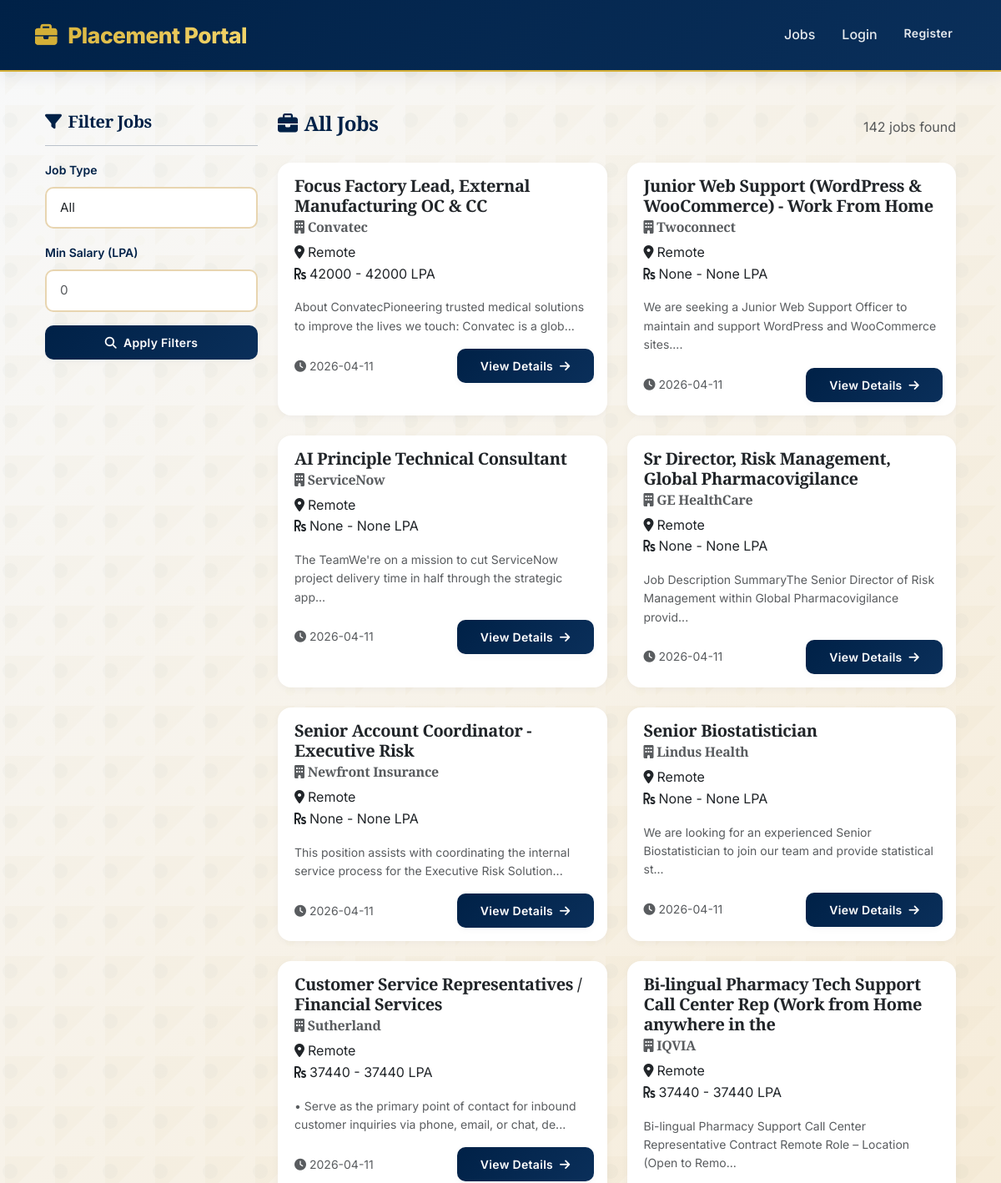
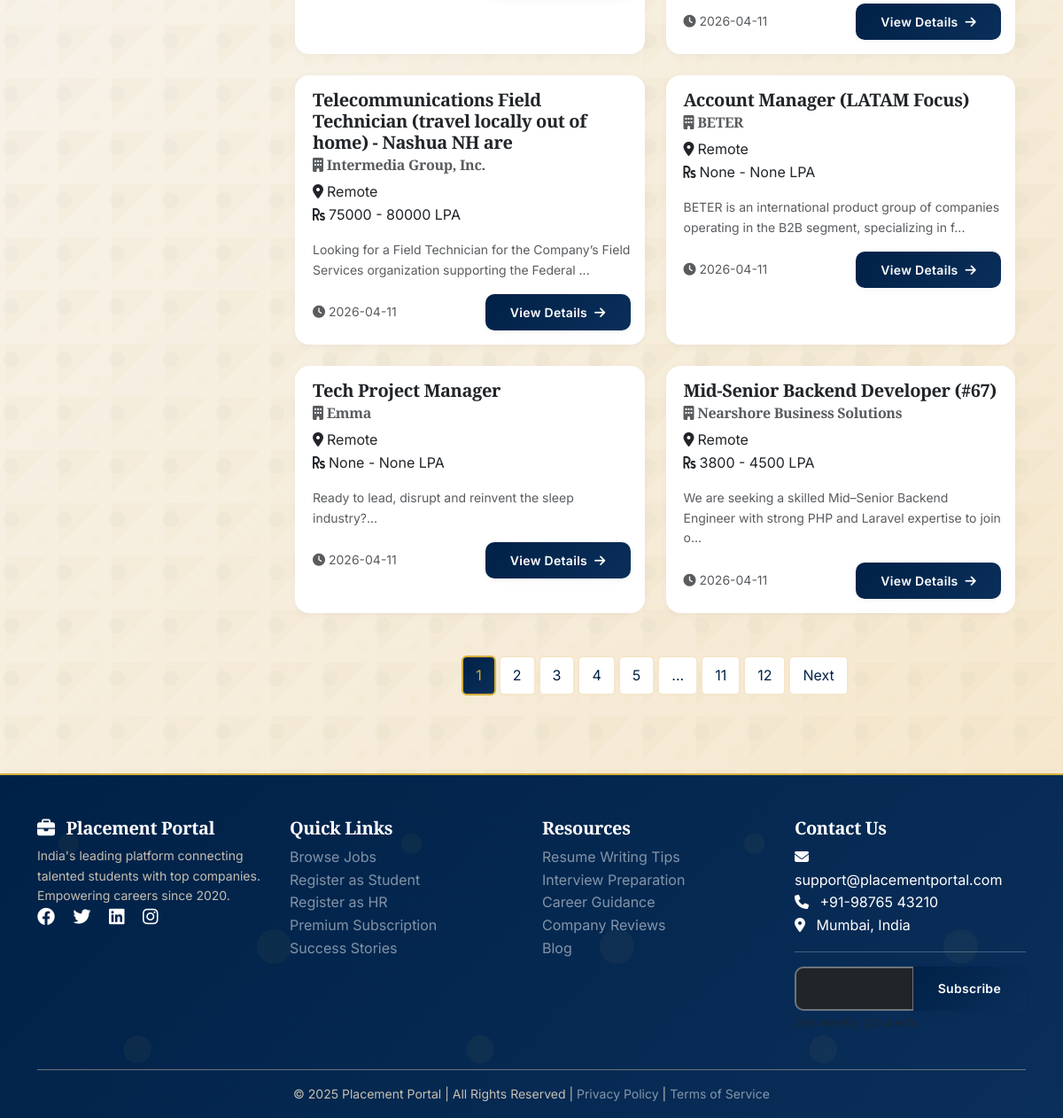
Page /jobs on the committed database (2 pictures, top to bottom).
### models.py (models this page shows)
class Job(db.Model):
    __tablename__ = 'jobs'
    id = db.Column(db.Integer, primary_key=True)
    title = db.Column(db.String(100), nullable=False)
    company = db.Column(db.String(100), nullable=False)
    description = db.Column(db.Text, nullable=False)
    requirements = db.Column(db.Text)
    salary_min = db.Column(db.Integer)   # in LPA
    salary_max = db.Column(db.Integer)
    location = db.Column(db.String(200))
    job_type = db.Column(db.String(50))
    experience_required = db.Column(db.String(50))
    skills_required = db.Column(db.Text)
    application_link = db.Column(db.String(500))
    source = db.Column(db.String(50), default='manual')
    posted_by = db.Column(db.Integer, db.ForeignKey('users.id'))
    is_approved = db.Column(db.Boolean, default=False)
    is_premium = db.Column(db.Boolean, default=False)  # True if salary_max >= 5
    created_at = db.Column(db.DateTime, default=datetime.utcnow)
    expiry_date = db.Column(db.DateTime)
    applications = db.relationship('Application', backref='job', lazy=True)

### app.py (the view)
@app.route('/jobs')
def jobs():
    page = request.args.get('page', 1, type=int)
    jobs_list = Job.query.filter_by(is_approved=True).order_by(Job.created_at.desc()).paginate(page=page, per_page=12)
    return render_template('jobs.html', jobs=jobs_list)

### templates/jobs.html (shortened to what this page needs)
{% extends "base.html" %}
{% block content %}
<div class="container-fluid py-4">
    <div class="row">
        <div class="col-md-3">
            <div class="filter-sidebar">
                <h5><i class="fas fa-filter me-2"></i>Filter Jobs</h5>
                <hr>
                <form method="GET" action="{{ url_for('jobs') }}">
                    <div class="mb-3">
                        <label class="form-label">Job Type</label>
                        <select name="job_type" class="form-select">
                            <option value="">All</option>
                        </select>
                    </div>
                    <div class="mb-3">
                        <label class="form-label">Min Salary (LPA)</label>
                        <input type="number" name="min_salary" class="form-control" placeholder="0">
                    </div>
                    <button type="submit" class="btn btn-primary w-100">
                        <i class="fas fa-search me-2"></i>Apply Filters
                    </button>
                </form>
            </div>
        </div>
        <div class="col-md-9">
            <div class="d-flex justify-content-between align-items-center mb-4">
                <h4><i class="fas fa-briefcase me-2"></i>All Jobs</h4>
                <span class="text-muted">{{ jobs.total }} jobs found</span>
            </div>
            <div class="row">
                {% for job in jobs.items %}
                <div class="col-md-6 mb-4">
                    <div class="card job-card h-100">
                        <div class="card-body">
                            <div class="d-flex justify-content-between align-items-start">
                                <h5 class="card-title">{{ job.title }}</h5>
                            </div>
                            <h6 class="card-subtitle mb-2 text-muted">
                                <i class="fas fa-building me-1"></i>{{ job.company }}
                            </h6>
                            <p class="card-text">
                                <i class="fas fa-map-marker-alt me-1"></i>{{ job.location }}<br>
                                <i class="fas fa-rupee-sign me-1"></i>{{ job.salary_min }} - {{ job.salary_max }} LPA
                            </p>
                            <p class="card-text small text-muted">
                                {{ job.description[:100] }}...
                            </p>
                            <div class="d-flex justify-content-between align-items-center mt-3">
                                <small class="text-muted">
                                    <i class="fas fa-clock me-1"></i>{{ job.created_at.strftime('%Y-%m-%d') }}
                                </small>
                                <a href="{{ url_for('job_detail', job_id=job.id) }}" class="btn btn-primary btn-sm">
                                    View Details <i class="fas fa-arrow-right ms-1"></i>
                                </a>
                            </div>
                        </div>
                    </div>
                </div>
                {% else %}
                <div class="col-12">
                    <div class="alert alert-info text-center">
                        <i class="fas fa-info-circle me-2"></i>No jobs found. Check back later!
                    </div>
                </div>
                {% endfor %}
            </div>
            {% if jobs.pages > 1 %}
            <nav aria-label="Page navigation" class="mt-4">
                <ul class="pagination justify-content-center">
                    {% for page_num in jobs.iter_pages() %}
                        {% if page_num %}
                            <li class="page-item {% if page_num == jobs.page %}active{% endif %}">
                                <a class="page-link" href="{{ url_for('jobs', page=page_num) }}">{{ page_num }}</a>
                            </li>
                        {% else %}
                            <li class="page-item disabled"><span class="page-link">...</span></li>
                        {% endif %}
                    {% endfor %}
                    {% if jobs.has_next %}
                    <li class="page-item">
                        <a class="page-link" href="{{ url_for('jobs', page=jobs.next_num) }}">Next</a>
                    </li>
                    {% endif %}
                </ul>
            </nav>
            {% endif %}
        </div>
    </div>
</div>
{% endblock %}

### static/style.css (style rules this page uses)
:root { --navy-deep: #002147; --navy-dark: #001a3a; --navy-light: #0a2f5a; --navy-soft: #1a3d6e; --gold-primary: #D4AF37; --gold-dark: #B8960F; --gold-light: #F5D76E; --gold-soft: #F9E8B5; --cream: #F5E6CA; --cream-dark: #E8D5B0; --white: #FFFFFF; --white-soft: #FEFEFE; --gray-light: #F8F9FA; --gray: #6C757D; --gray-dark: #343A40; --success: #10B981; --success-light: #D1FAE5; --danger: #EF4444; --danger-light: #FEE2E2; --warning: #F59E0B; --warning-light: #FEF3C7; --info: #3B82F6; --shadow-sm: 0 2px 8px rgba(0, 33, 71, 0.04); --shadow-md: 0 4px 20px rgba(0, 33, 71, 0.08); --shadow-lg: 0 8px 32px rgba(0, 33, 71, 0.12); --shadow-gold: 0 4px 20px rgba(212, 175, 55, 0.2); --shadow-gold-lg: 0 8px 32px rgba(212, 175, 55, 0.25); --shadow-gold-hover: 0 12px 40px rgba(212, 175, 55, 0.3); --radius-sm: 6px; --radius-md: 10px; --radius-lg: 16px; --radius-xl: 24px; --radius-2xl: 32px; --transition-fast: 0.2s cubic-bezier(0.4, 0, 0.2, 1); --transition-normal: 0.3s cubic-bezier(0.4, 0, 0.2, 1); --transition-slow: 0.5s cubic-bezier(0.4, 0, 0.2, 1); --glass-bg: rgba(255, 255, 255, 0.95); --glass-border: rgba(212, 175, 55, 0.2); }
* { margin: 0; padding: 0; box-sizing: border-box; }
body { font-family: 'Inter', -apple-system, BlinkMacSystemFont, 'Segoe UI', sans-serif; background: linear-gradient(135deg, var(--gray-light) 0%, var(--cream) 100%); color: var(--navy-deep); line-height: 1.6; min-height: 100vh; position: relative; }
body::before { content: ''; position: fixed; top: 0; left: 0; width: 100%; height: 100%; background-repeat: repeat; background-size: 60px; pointer-events: none; z-index: -1; }
h1, h2, h3, h4, h5, h6 { font-family: 'Playfair Display', 'Inter', serif; font-weight: 700; letter-spacing: -0.02em; }
.btn { padding: 10px 28px; font-weight: 600; border-radius: var(--radius-md); transition: var(--transition-normal); letter-spacing: 0.3px; font-size: 0.875rem; position: relative; overflow: hidden; z-index: 1; }
.btn:before { content: ''; position: absolute; top: 50%; left: 50%; width: 0; height: 0; background: rgba(255, 215, 0, 0.2); border-radius: 50%; transform: translate(-50%, -50%); transition: width 0.6s, height 0.6s; z-index: -1; }
.btn-primary { background: linear-gradient(135deg, var(--navy-deep) 0%, var(--navy-light) 100%); border: none; box-shadow: var(--shadow-sm); color: var(--white); }
.card { border: none; border-radius: var(--radius-lg); background: var(--white); box-shadow: var(--shadow-sm); transition: var(--transition-normal); overflow: hidden; position: relative; }
.card:before { content: ''; position: absolute; top: 0; left: 0; width: 100%; height: 4px; background: linear-gradient(90deg, var(--gold-primary), var(--navy-deep), var(--gold-primary)); transform: scaleX(0); transition: var(--transition-normal); z-index: 1; }
.job-card { cursor: pointer; border-left: 4px solid transparent; transition: var(--transition-normal); position: relative; }
.form-control, .form-select { border: 2px solid var(--cream-dark); border-radius: var(--radius-md); padding: 12px 16px; transition: var(--transition-fast); font-size: 0.95rem; background: var(--white); }
.form-label { font-weight: 600; color: var(--navy-deep); margin-bottom: 8px; font-size: 0.875rem; }
.pagination .page-link { color: var(--navy-deep); border: 2px solid var(--cream); margin: 0 4px; border-radius: var(--radius-sm); transition: var(--transition-fast); padding: 8px 14px; background: var(--white); }
.pagination .active .page-link { background: linear-gradient(135deg, var(--navy-deep) 0%, var(--navy-light) 100%); border-color: var(--gold-primary); color: var(--gold-primary); }
.card, .job-card, .stat-card { animation: fadeInUp 0.5s ease forwards; }
.card:nth-child(1) { animation-delay: 0.05s; }
a:not(.btn):not(.nav-link) { color: var(--navy-deep); text-decoration: none; transition: var(--transition-fast); position: relative; }
a:not(.btn):not(.nav-link):after { content: ''; position: absolute; bottom: -2px; left: 0; width: 0; height: 1px; background: var(--gold-primary); transition: var(--transition-fast); }

### rows in the picture
Job: title "Focus Factory Lead, External Manufacturing OC & CC", company "Convatec", location "Remote", salary_min "42000", salary_max "42000", description "About ConvatecPioneering trusted medical solutions to improve the lives we touch: Convatec is a glob", created_at "2026-04-11"
Job: title "Junior Web Support (WordPress & WooCommerce) - Work From Home", company "Twoconnect", location "Remote", salary_min "None", salary_max "None", description "We are seeking a Junior Web Support Officer to maintain and support WordPress and WooCommerce sites.", created_at "2026-04-11"
Job: title "AI Principle Technical Consultant", company "ServiceNow", location "Remote", salary_min "None", salary_max "None", description "The TeamWe're on a mission to cut ServiceNow project delivery time in half through the strategic app", created_at "2026-04-11"
Job: title "Sr Director, Risk Management, Global Pharmacovigilance", company "GE HealthCare", location "Remote", salary_min "None", salary_max "None", description "Job Description SummaryThe Senior Director of Risk Management within Global Pharmacovigilance provid", created_at "2026-04-11"
Job: title "Senior Account Coordinator - Executive Risk", company "Newfront Insurance", location "Remote", salary_min "None", salary_max "None", description "This position assists with coordinating the internal service process for the Executive Risk Solution", created_at "2026-04-11"
Job: title "Senior Biostatistician", company "Lindus Health", location "Remote", salary_min "None", salary_max "None", description "We are looking for an experienced Senior Biostatistician to join our team and provide statistical st", created_at "2026-04-11"
Job: title "Customer Service Representatives / Financial Services", company "Sutherland", location "Remote", salary_min "37440", salary_max "37440", description "• Serve as the primary point of contact for inbound customer inquiries via phone, email, or chat, de", created_at "2026-04-11"
Job: title "Bi-lingual Pharmacy Tech Support Call Center Rep (Work from Home anywhere in the", company "IQVIA", location "Remote", salary_min "37440", salary_max "37440", description "Bi-lingual Pharmacy Support Call Center Representative Contract Remote Role – Location (Open to Remo", created_at "2026-04-11"
Job: title "Telecommunications Field Technician (travel locally out of home) - Nashua NH are", company "Intermedia Group, Inc.", location "Remote", salary_min "75000", salary_max "80000", description "Looking for a Field Technician for the Company’s Field Services organization supporting the Federal", created_at "2026-04-11"
Job: title "Account Manager (LATAM Focus)", company "BETER", location "Remote", salary_min "None", salary_max "None", description "BETER is an international product group of companies operating in the B2B segment, specializing in f", created_at "2026-04-11"
Job: title "Tech Project Manager", company "Emma", location "Remote", salary_min "None", salary_max "None", description "Ready to lead, disrupt and reinvent the sleep industry?", created_at "2026-04-11"
Job: title "Mid-Senior Backend Developer (#67)", company "Nearshore Business Solutions", location "Remote", salary_min "3800", salary_max "4500", description "We are seeking a skilled Mid–Senior Backend Engineer with strong PHP and Laravel expertise to join o", created_at "2026-04-11"

### other values in the picture
{{ jobs.total }} "142"
{{ page_num }} "1" "2" "3" "4" "5" "11" "12"
